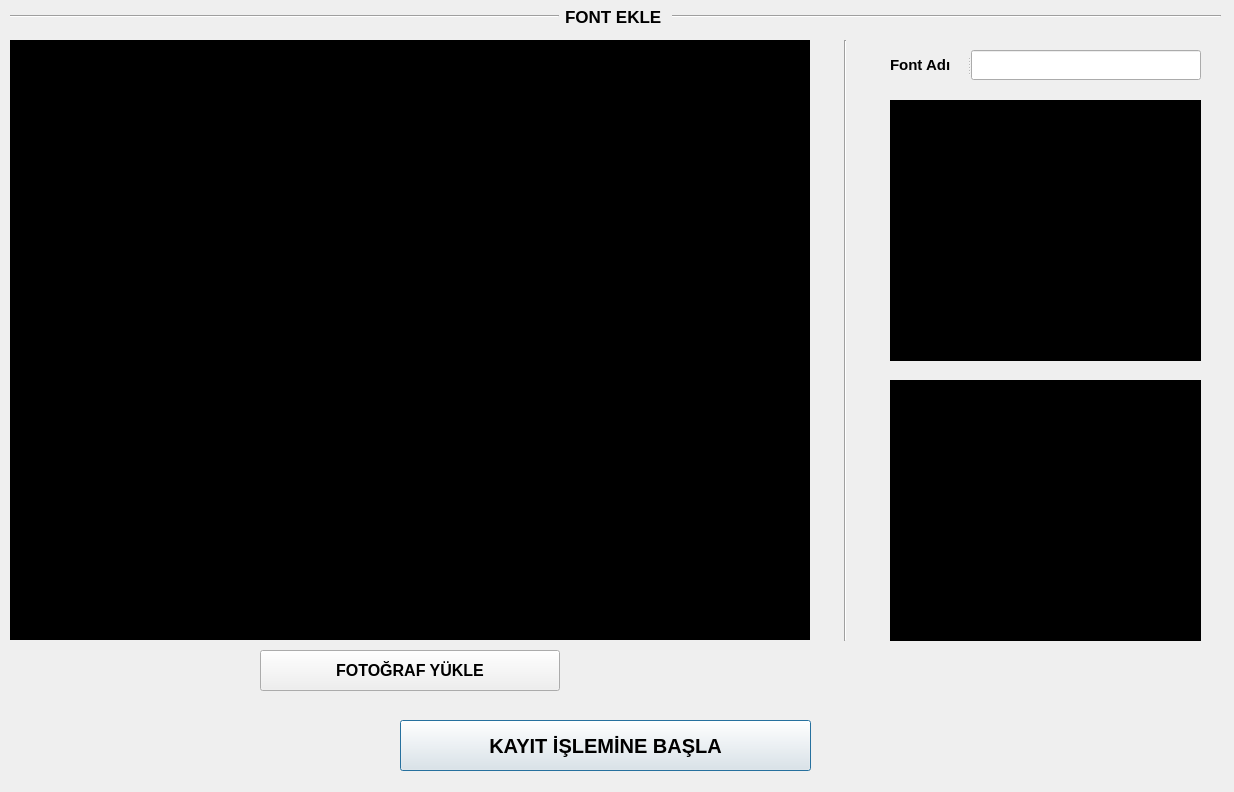
<?xml version="1.0" encoding="UTF-8"?>
<ui version="4.0">
 <class>Dialog</class>
 <widget class="QDialog" name="Dialog">
  <property name="geometry">
   <rect>
    <x>0</x>
    <y>0</y>
    <width>1234</width>
    <height>792</height>
   </rect>
  </property>
  <property name="minimumSize">
   <size>
    <width>1234</width>
    <height>792</height>
   </size>
  </property>
  <property name="maximumSize">
   <size>
    <width>1234</width>
    <height>792</height>
   </size>
  </property>
  <property name="windowTitle">
   <string>Dialog</string>
  </property>
  <widget class="Line" name="line_3">
   <property name="geometry">
    <rect>
     <x>830</x>
     <y>40</y>
     <width>31</width>
     <height>601</height>
    </rect>
   </property>
   <property name="orientation">
    <enum>Qt::Vertical</enum>
   </property>
  </widget>
  <widget class="QLabel" name="labelFontPhoto">
   <property name="geometry">
    <rect>
     <x>10</x>
     <y>40</y>
     <width>800</width>
     <height>600</height>
    </rect>
   </property>
   <property name="minimumSize">
    <size>
     <width>800</width>
     <height>600</height>
    </size>
   </property>
   <property name="maximumSize">
    <size>
     <width>800</width>
     <height>600</height>
    </size>
   </property>
   <property name="styleSheet">
    <string notr="true">
background-color: rgb(0, 0, 0)
</string>
   </property>
   <property name="frameShape">
    <enum>QFrame::WinPanel</enum>
   </property>
   <property name="frameShadow">
    <enum>QFrame::Plain</enum>
   </property>
   <property name="text">
    <string/>
   </property>
  </widget>
  <widget class="QLabel" name="labelOriginalCroppedChar">
   <property name="geometry">
    <rect>
     <x>890</x>
     <y>100</y>
     <width>311</width>
     <height>261</height>
    </rect>
   </property>
   <property name="minimumSize">
    <size>
     <width>311</width>
     <height>261</height>
    </size>
   </property>
   <property name="maximumSize">
    <size>
     <width>999</width>
     <height>999</height>
    </size>
   </property>
   <property name="styleSheet">
    <string notr="true">
background-color: rgb(0, 0, 0)
</string>
   </property>
   <property name="frameShape">
    <enum>QFrame::Box</enum>
   </property>
   <property name="frameShadow">
    <enum>QFrame::Plain</enum>
   </property>
   <property name="text">
    <string/>
   </property>
  </widget>
  <widget class="QLabel" name="labelThreshCroppedChar">
   <property name="geometry">
    <rect>
     <x>890</x>
     <y>380</y>
     <width>311</width>
     <height>261</height>
    </rect>
   </property>
   <property name="minimumSize">
    <size>
     <width>311</width>
     <height>261</height>
    </size>
   </property>
   <property name="maximumSize">
    <size>
     <width>181</width>
     <height>201</height>
    </size>
   </property>
   <property name="styleSheet">
    <string notr="true">
background-color: rgb(0, 0, 0)
</string>
   </property>
   <property name="frameShape">
    <enum>QFrame::Box</enum>
   </property>
   <property name="frameShadow">
    <enum>QFrame::Plain</enum>
   </property>
   <property name="text">
    <string/>
   </property>
  </widget>
  <widget class="QWidget" name="layoutWidget">
   <property name="geometry">
    <rect>
     <x>10</x>
     <y>0</y>
     <width>1211</width>
     <height>33</height>
    </rect>
   </property>
   <layout class="QHBoxLayout" name="horizontalLayout_2">
    <item>
     <widget class="Line" name="line">
      <property name="orientation">
       <enum>Qt::Horizontal</enum>
      </property>
     </widget>
    </item>
    <item>
     <widget class="QLabel" name="labelAddFont">
      <property name="minimumSize">
       <size>
        <width>101</width>
        <height>31</height>
       </size>
      </property>
      <property name="maximumSize">
       <size>
        <width>101</width>
        <height>31</height>
       </size>
      </property>
      <property name="font">
       <font>
        <pointsize>13</pointsize>
        <weight>75</weight>
        <bold>true</bold>
        <underline>false</underline>
        <strikeout>false</strikeout>
        <kerning>true</kerning>
       </font>
      </property>
      <property name="text">
       <string>FONT EKLE</string>
      </property>
     </widget>
    </item>
    <item>
     <widget class="Line" name="line_2">
      <property name="orientation">
       <enum>Qt::Horizontal</enum>
      </property>
     </widget>
    </item>
   </layout>
  </widget>
  <widget class="QPushButton" name="buttonStartRecording">
   <property name="geometry">
    <rect>
     <x>400</x>
     <y>720</y>
     <width>411</width>
     <height>51</height>
    </rect>
   </property>
   <property name="minimumSize">
    <size>
     <width>261</width>
     <height>51</height>
    </size>
   </property>
   <property name="maximumSize">
    <size>
     <width>999</width>
     <height>999</height>
    </size>
   </property>
   <property name="font">
    <font>
     <pointsize>15</pointsize>
     <weight>75</weight>
     <bold>true</bold>
    </font>
   </property>
   <property name="text">
    <string>KAYIT İŞLEMİNE BAŞLA</string>
   </property>
  </widget>
  <widget class="QPushButton" name="buttonAddPhoto">
   <property name="geometry">
    <rect>
     <x>260</x>
     <y>650</y>
     <width>300</width>
     <height>41</height>
    </rect>
   </property>
   <property name="minimumSize">
    <size>
     <width>300</width>
     <height>30</height>
    </size>
   </property>
   <property name="maximumSize">
    <size>
     <width>300</width>
     <height>51</height>
    </size>
   </property>
   <property name="font">
    <font>
     <pointsize>12</pointsize>
     <weight>75</weight>
     <bold>true</bold>
    </font>
   </property>
   <property name="text">
    <string>FOTOĞRAF YÜKLE</string>
   </property>
  </widget>
  <widget class="QSplitter" name="splitter">
   <property name="geometry">
    <rect>
     <x>890</x>
     <y>50</y>
     <width>311</width>
     <height>30</height>
    </rect>
   </property>
   <property name="orientation">
    <enum>Qt::Horizontal</enum>
   </property>
   <widget class="QLabel" name="labelFontName">
    <property name="font">
     <font>
      <pointsize>11</pointsize>
      <weight>75</weight>
      <bold>true</bold>
     </font>
    </property>
    <property name="text">
     <string>Font Adı</string>
    </property>
   </widget>
   <widget class="QLineEdit" name="editFontName">
    <property name="minimumSize">
     <size>
      <width>230</width>
      <height>30</height>
     </size>
    </property>
    <property name="maximumSize">
     <size>
      <width>230</width>
      <height>30</height>
     </size>
    </property>
    <property name="font">
     <font>
      <pointsize>12</pointsize>
     </font>
    </property>
    <property name="text">
     <string/>
    </property>
    <property name="clearButtonEnabled">
     <bool>true</bool>
    </property>
   </widget>
  </widget>
 </widget>
 <resources/>
 <connections/>
</ui>
